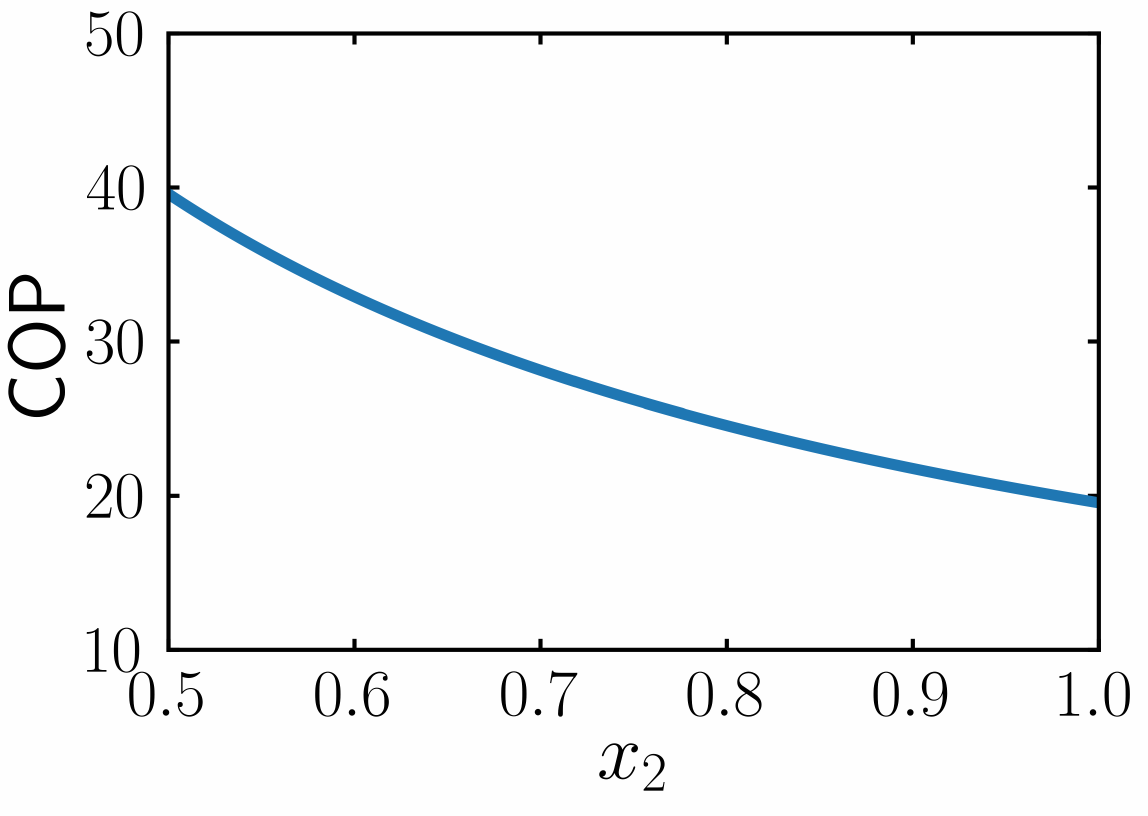

Write the Python code that produced this figure.
from pylab import *
rcParams.update({'font.size': 48, 'text.usetex': True})

x1 = 0
x2 = linspace(0.01,1,1000)

dS  = 0.036806
CTp = 0.737442

COP = 1./( exp((x2-x1)*dS/CTp) - 1)

lws=8
f = figure()
plot(x2,COP,lw=lws)
xlim(0.5,1)
xlabel(r'$x_2$')
ylabel("COP")
ylim(10,50)
xticks([0.5,0.6,0.7,0.8,0.9,1.0])
tick_params(axis='x', pad=15)
tick_params(axis='y', pad=15)
tick_params(direction='in', width=3, length=8, right='on', top='on',which='major')
savefig('sifig3.png', dpi=300, bbox_inches='tight')
